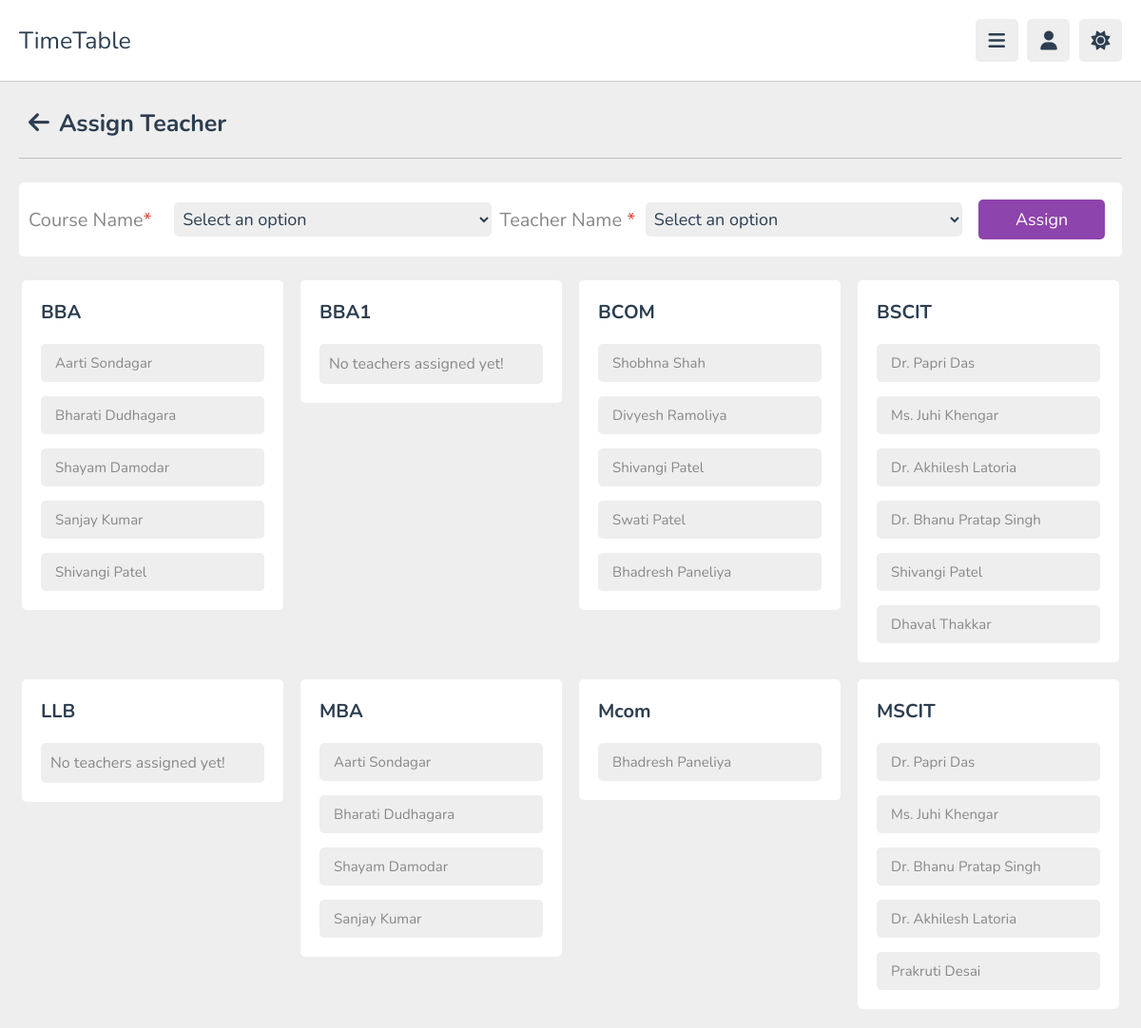
The app's page /admin/teacher_assign.php (signed in) with its own data.
### tables this page shows
CREATE TABLE `courses` (
  `course_id` int(11) NOT NULL,
  `course_name` varchar(200) NOT NULL,
  `description` varchar(10000) NOT NULL
);

CREATE TABLE `teachers` (
  `teacher_id` int(11) NOT NULL,
  `name` varchar(100) NOT NULL,
  `email` varchar(100) NOT NULL,
  `password` varchar(100) NOT NULL,
  `contact_no` varchar(12) NOT NULL,
  `gender` varchar(10) NOT NULL,
  `address` varchar(200) NOT NULL,
  `image` varchar(200) NOT NULL
);

### admin/teacher_assign.php (the view, shortened to what this page needs)
<?php
require ("header.php");
?>
<!DOCTYPE html>
<html lang="en">
<head>
    <link rel="stylesheet" href="https://cdnjs.cloudflare.com/ajax/libs/font-awesome/6.1.2/css/all.min.css">
    <link rel="stylesheet" href="../css/style.css">
</head>
<body>
    <section class="assign-teacher">
        <h3 class="heading"><span class="back"><a href="teachers.php"><i
                        class="fa-solid fa-arrow-left"></i></a></span>Assign Teacher</h3>
        <div class="form-container">
            <form action="" method="post" enctype="multipart/form-data">
                <div class="data">
                    <p>Course Name<span>*</span></p>
                    <select name="course" class="box" required>
                        <option value="">Select an option</option>
                    </select>
                </div>
                <div class="data">
                    <p>Teacher Name <span>*</span></p>
                    <select name="teacher" class="box" required>
                        <option value="">Select an option</option>
                    </select>
                </div>
                <input type="submit" value="Assign" name="submit" class="btn">
            </form>
        </div>
        <div class="box-container">
            <?php
            $sql = "SELECT * FROM courses ORDER BY course_name ASC";
            $course = mysqli_query($conn, $sql);
            while ($coursename = mysqli_fetch_array($course)):
                ?>
                <div class="box">
                    <h3 class="title"><?php echo $coursename['course_name']; ?></h3>
                    <div class="flex">
                        <?php
                        $course_id = $coursename['course_id'];
                        $teacher = "SELECT * FROM teacher_assign WHERE course_id='$course_id'";
                        $assign = mysqli_query($conn, $teacher);
                        if ($assign->num_rows > 0) {
                            while ($assign_name = mysqli_fetch_array($assign)):
                                $teacher_id = $assign_name['teacher_id'];
                                $teacher_name = "SELECT * FROM teachers WHERE teacher_id='$teacher_id' ORDER BY name ASC";
                                $name = mysqli_query($conn, $teacher_name);
                                while ($teachername = mysqli_fetch_array($name)):
                                    ?>
                                    <a href="#"><span><?php echo $teachername['name']; ?></span>
                                    </a>
                                    <?php
                                endwhile;
                            endwhile;
                        } else {
                            echo '<p style="font-size: 16px;
                            padding: 1rem;
                            background-color: var(--light-bg); border-radius: .5rem; color: #888;">No teachers assigned yet!</p>';
                        }
                        ?>
                    </div>
                </div>
                <?php
            endwhile;
            ?>
        </div>
    </section>
</body>
</html>

### css/style.css (style rules this page uses)
:root { --main-color: #8e44ad; --red: #e74c3c; --orange: #f39c12; --light-color: #888; --light-bg: #eee; --black: #2c3e50; --white: #fff; --border: .1rem solid rgba(0, 0, 0, .2); }
* { font-family: 'Nunito', sans-serif; margin: 0; padding: 0; box-sizing: border-box; outline: none; border: none; text-decoration: none; }
html { font-size: 62.5%; overflow-x: hidden; }
body { background-color: var(--light-bg); padding-left: 30rem; }
section { padding: 2rem; margin: 0 auto; max-width: 1200px; }
.heading { font-size: 2.5rem; color: var(--black); margin-bottom: 2.5rem; border-bottom: var(--border); padding-bottom: 1.5rem; text-transform: capitalize; }
.inline-btn, .inline-option-btn, .inline-delete-btn, .btn, .delete-btn, .option-btn { border-radius: .5rem; color: #fff; font-size: 1.8rem; cursor: pointer; text-transform: capitalize; padding: 1rem 3rem; text-align: center; margin-top: 1rem; }
.btn, .delete-btn, .option-btn { display: block; width: 100%; }
.btn, .inline-btn { background-color: var(--main-color); }
select { color: var(--light-color); }
.assign-teacher .heading .back i { margin: 1rem; color: var(--black); }
.assign-teacher .form-container { min-height: 0%; margin-bottom: 2.5rem; }
.assign-teacher .form-container form { display: flex; width: 100%; padding: 1rem; }
.assign-teacher .form-container form .data { display: flex; align-items: center; width: 45%; }
.assign-teacher .form-container form .data p { width: 27rem; padding: 0px; font-size: 20px; }
.assign-teacher .form-container form .box { margin: 0px; width: 117%; padding: 5px; margin-right: 9px; cursor: text; }
.assign-teacher .form-container form .data option { background-color: var(--white); }
.assign-teacher .form-container form .btn { width: 12%; margin: 8px; padding: 9px; }
.assign-teacher .box-container { display: grid; grid-template-columns: repeat(auto-fit, 27.5rem); gap: 1.8rem; justify-content: center; align-items: flex-start; }
.assign-teacher .box-container .box { background-color: var(--white); border-radius: .5rem; padding: 2rem; }
.assign-teacher .box-container .box .title { font-size: 2rem; color: var(--black); text-transform: capitalize; }
.assign-teacher .box-container .box .flex { gap: 1.5rem; display: grid; margin-top: 2rem; }
.assign-teacher .box-container .flex a { background-color: var(--light-bg); border-radius: .5rem; padding: 1rem 1.5rem; font-size: 1.5rem; position: relative; }
.assign-teacher .box-container .flex a span { color: var(--light-color); }
.heading .back i { color: var(--black); }
.form-container { min-height: calc(100vh - 20rem); display: flex; align-items: center; justify-content: center; }
.form-container form { background-color: var(--white); border-radius: .5rem; padding: 2rem; width: 50rem; }
.form-container form p { font-size: 1.7rem; color: var(--light-color); padding-top: 1rem; }
.form-container form p span { color: var(--red); }
.form-container form .box { font-size: 1.8rem; color: var(--black); border-radius: .5rem; padding: 1.4rem; background-color: var(--light-bg); width: 100%; margin: 1rem 0; }
.form-container p { font-size: large; }
@media (max-width:1200px) { body { padding-left: 0; } }

### records on screen
courses: course_name "BBA"
teachers: name "Aarti Sondagar"
teachers: name "Bharati Dudhagara"
teachers: name "Shayam Damodar"
teachers: name "Sanjay Kumar"
teachers: name "Shivangi Patel"
courses: course_name "BBA1", shows "No teachers assigned yet!"
courses: course_name "BCOM"
teachers: name "Shobhna Shah"
teachers: name "Divyesh Ramoliya"
teachers: name "Swati Patel"
teachers: name "Bhadresh Paneliya"
courses: course_name "BSCIT"
teachers: name "Dr. Papri Das"
teachers: name "Ms. Juhi Khengar"
teachers: name "Dr. Akhilesh Latoria"
teachers: name "Dr. Bhanu Pratap Singh"
teachers: name "Dhaval Thakkar"
courses: course_name "LLB", shows "No teachers assigned yet!"
courses: course_name "MBA"
courses: course_name "Mcom"
courses: course_name "MSCIT"
teachers: name "Prakruti Desai"
